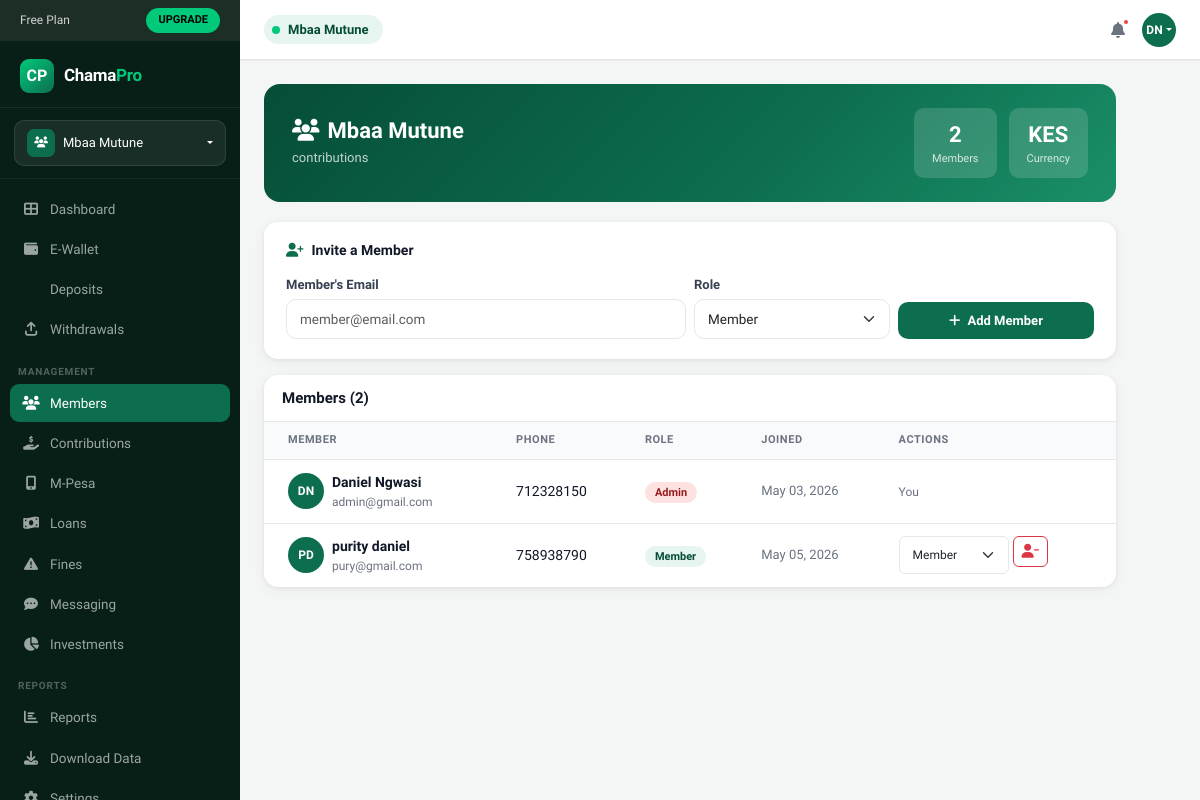
Page /chama/1/members/ (signed in) on the committed database.
### chamapro/models.py (models this page shows, shortened)
class Chama(models.Model):
    name                = models.CharField(max_length=255)
    description         = models.TextField(blank=True, null=True)
    created_by          = models.ForeignKey(
        'User', null=True, blank=True, on_delete=models.SET_NULL, related_name='created_chamas'
    )
    currency            = models.CharField(max_length=10, default='KES')
    contribution_amount = models.DecimalField(max_digits=12, decimal_places=2, default=0)
    contribution_day    = models.PositiveSmallIntegerField(default=5)
    meeting_day         = models.CharField(max_length=20, blank=True, null=True)
    max_members         = models.PositiveSmallIntegerField(default=10)
    late_penalty        = models.DecimalField(max_digits=5, decimal_places=2, default=5)
    loan_interest       = models.DecimalField(max_digits=5, decimal_places=2, default=10)
    settings            = models.JSONField(default=dict, blank=True)
    is_active           = models.BooleanField(default=True)
    created_at          = models.DateTimeField(auto_now_add=True)
    updated_at          = models.DateTimeField(auto_now=True)

class User(AbstractUser):
    phone = models.CharField(max_length=30, unique=True, null=True, blank=True)
    national_id   = models.CharField(max_length=20, blank=True, null=True)
    kra_pin       = models.CharField(max_length=20, blank=True, null=True)
    bio           = models.TextField(blank=True, null=True)
    occupation    = models.CharField(max_length=100, blank=True, null=True)
    location      = models.CharField(max_length=100, blank=True, null=True)
    avatar        = models.ImageField(upload_to='avatars/', blank=True, null=True)
    bank_name     = models.CharField(max_length=100, blank=True, null=True)
    bank_account  = models.CharField(max_length=30, blank=True, null=True)
    mpesa_number  = models.CharField(max_length=20, blank=True, null=True)
    KYC_CHOICES = [
        ('unverified', 'Unverified'),
        ('pending',    'Pending Review'),
        ('verified',   'Verified'),
    ]
    kyc_status = models.CharField(max_length=20, choices=KYC_CHOICES, default='unverified')

class Membership(models.Model):
    ROLE_CHOICES = [
        ('admin',     'Admin'),
        ('treasurer', 'Treasurer'),
        ('secretary', 'Secretary'),
        ('member',    'Member'),
    ]
    chama     = models.ForeignKey(Chama, on_delete=models.CASCADE, related_name='memberships')
    user      = models.ForeignKey('User', on_delete=models.CASCADE, related_name='memberships')
    role      = models.CharField(max_length=30, choices=ROLE_CHOICES, default='member')
    joined_at = models.DateTimeField(default=timezone.now)
    active    = models.BooleanField(default=True)
    class Meta:
        unique_together = ('chama', 'user')

### chamapro/views.py (the view)
# urls.py: path('chama/<int:chama_id>/members/', views.chama_members, name='chama_members'),
@login_required(login_url='login')
def chama_members(request, chama_id):
    chama       = get_object_or_404(Chama, id=chama_id)
    membership  = get_object_or_404(Membership, chama=chama, user=request.user, active=True)
    memberships = chama.memberships.filter(active=True).select_related('user').order_by('joined_at')
    return render(request, 'chama_members.html', {
        'chama':         chama,
        'memberships':   memberships,
        'my_membership': membership,
        'can_manage':    membership.role in ('admin', 'treasurer'),
    })

### chamapro/context_processors.py (called while the page is built)
def user_subscription(request):
    if request.user.is_authenticated:
        try:
            sub = request.user.subscription
        except Exception:
            sub = None
        return {'user_subscription': sub}
    return {'user_subscription': None}

def active_chama(request):
    if not request.user.is_authenticated:
        return {}
    active_chama_id = request.session.get('active_chama_id')
    membership = None
    if active_chama_id:
        membership = Membership.objects.filter(
            user=request.user,
            chama_id=active_chama_id,
            active=True
        ).select_related('chama').first()
    if not membership:
        membership = Membership.objects.filter(
            user=request.user,
            active=True
        ).select_related('chama').first()
    return {
        'chama': membership.chama if membership else None,
        'my_membership': membership,
    }

### chamapro/templates/chama_members.html (shortened to what this page needs)
{% extends 'base.html' %}
{% load humanize %}
{% block nav_members %}active{% endblock %}
{% block content %}
<div class="members-hero">
  <div>
    <h2><i class="fas fa-users me-2"></i>{{ chama.name }}</h2>
    <p>{{ chama.description|default:"monthly contributions" }}</p>
  </div>
  <div class="hero-stats">
    <div class="hero-stat">
      <div class="num">{{ memberships|length }}</div>
      <div class="lbl">Members</div>
    </div>
    <div class="hero-stat">
      <div class="num">{{ chama.currency }}</div>
      <div class="lbl">Currency</div>
    </div>
  </div>
</div>
{% if can_manage %}
<div class="invite-card">
  <h6><i class="fas fa-user-plus me-2" style="color:var(--brand);"></i>Invite a Member</h6>
  <form method="post" action="{% url 'member_invite' chama.id %}" class="row g-2 align-items-end">
    <div class="col-md-6">
      <label class="form-label">Member's Email</label>
      <input type="email" name="email" class="form-control" placeholder="member@email.com" required>
    </div>
    <div class="col-md-3">
      <label class="form-label">Role</label>
      <select name="role" class="form-select">
        <option value="member">Member</option>
      </select>
    </div>
    <div class="col-md-3">
      <button type="submit" class="btn-add w-100 justify-content-center">
        <i class="fas fa-plus"></i> Add Member
      </button>
    </div>
  </form>
</div>
{% endif %}
<div class="table-card">
  <div class="table-card-header">
    <h6>Members ({{ memberships|length }})</h6>
  </div>
  <div class="table-responsive">
    <table>
      <thead>
        <tr>
          <th class="ps-4">Member</th>
          <th>Phone</th>
          <th>Role</th>
          <th>Joined</th>
          {% if can_manage %}<th>Actions</th>{% endif %}
        </tr>
      </thead>
      <tbody>
        {% for m in memberships %}
        <tr>
          <td class="ps-4">
            <div class="d-flex align-items-center gap-2">
              <div class="avatar-sm">{{ m.user.first_name.0|upper }}{{ m.user.last_name.0|upper }}</div>
              <div>
                <div style="font-weight:600;font-size:14px;">{{ m.user.get_full_name|default:m.user.username }}</div>
                <div style="font-size:12px;color:var(--muted);">{{ m.user.email }}</div>
              </div>
            </div>
          </td>
          <td style="font-size:14px;">{{ m.user.phone|default:"—" }}</td>
          <td><span class="badge-role role-{{ m.role }}">{{ m.get_role_display }}</span></td>
          <td style="font-size:13px;color:var(--muted);">{{ m.joined_at|date:"M d, Y" }}</td>
          {% if can_manage %}
          <td>
            {% if m.user != request.user %}
            <div class="d-flex gap-1">
              <form method="post" action="{% url 'member_role_update' chama.id m.id %}" class="d-inline">
                <select name="role" onchange="this.form.submit()" class="form-select form-select-sm" style="width:110px;border-radius:6px;font-size:12px;">
                  <option value="member" {% if m.role == "member" %}selected{% endif %}>Member</option>
                </select>
              </form>
              <form method="post" action="{% url 'member_remove' chama.id m.id %}"
                    onsubmit="return confirm('Remove {{ m.user.get_full_name }} from {{ chama.name }}?')">
                <button type="submit" class="btn btn-sm btn-outline-danger" style="border-radius:6px;" title="Remove member">
                  <i class="fas fa-user-minus"></i>
                </button>
              </form>
            </div>
            {% else %}
            <span style="font-size:12px;color:var(--muted);">You</span>
            {% endif %}
          </td>
          {% endif %}
        </tr>
        {% empty %}
        <tr><td colspan="5" class="text-center py-4" style="color:var(--muted);">No members yet.</td></tr>
        {% endfor %}
      </tbody>
    </table>
  </div>
</div>
{% endblock %}

### chamapro/templates/base.html (shortened to what this page needs)
{% load static %}
{% load humanize %}
<!DOCTYPE html>
<html lang="en">
<head>
  <link href="https://cdn.jsdelivr.net/npm/bootstrap@5.3.2/dist/css/bootstrap.min.css" rel="stylesheet">
  <link rel="stylesheet" href="https://cdnjs.cloudflare.com/ajax/libs/font-awesome/6.4.2/css/all.min.css">
</head>
<body>
<aside class="sidebar">
  <div class="plan-banner">
    <span>Free Plan</span>
    <a href="{% url 'upgrade' %}" class="upgrade-btn">UPGRADE</a>
  </div>
  <div class="sidebar-logo">
    <div class="logo-icon">CP</div>
    <div class="logo-text">Chama<span>Pro</span></div>
  </div>
  <div class="chama-selector-wrap">
    <div class="dropdown">
      <div class="chama-btn dropdown-toggle" data-bs-toggle="dropdown">
        <div class="chama-icon"><i class="fas fa-users" style="font-size:11px;"></i></div>
        <span class="chama-name">{{ chama.name }}</span>
      </div>
    </div>
  </div>
  <nav style="flex:1;padding-bottom:8px;">
    <div class="nav-section">
      <div class="nav-item-wrap">
        <a href="{% url 'dashboard' %}" class="nav-link-cp {% block nav_dashboard %}{% endblock %}"><i class="fas fa-th-large"></i> Dashboard</a>
      </div>
      <div class="nav-item-wrap">
        <a href="{% url 'wallet_dashboard' chama.id %}" class="nav-link-cp {% block nav_wallet %}{% endblock %}"><i class="fas fa-wallet"></i> E-Wallet</a>
      </div>
      <div class="nav-item-wrap">
        <a href="{% url 'deposit_page' chama.id %}" class="nav-link-cp {% block nav_deposits %}{% endblock %}"> Deposits</a>
      </div>
      <div class="nav-item-wrap">
        <a href="{% url 'withdrawal_page' chama.id %}" class="nav-link-cp {% block nav_withdrawals %}{% endblock %}"><i class="fas fa-arrow-up-from-bracket"></i> Withdrawals</a>
      </div>
    </div>
    <div class="nav-section">
      <div class="nav-section-label">Management</div>
      <div class="nav-item-wrap">
        <a href="{% url 'chama_members' chama.id %}" class="nav-link-cp {% block nav_members %}{% endblock %}"><i class="fas fa-users"></i> Members</a>
      </div>
      <div class="nav-item-wrap">
        <a href="{% url 'contributions' chama.id %}" class="nav-link-cp {% block nav_contributions %}{% endblock %}"><i class="fas fa-hand-holding-dollar"></i> Contributions</a>
      </div>
      <div class="nav-item-wrap">
        <a href="{% url 'mpesa_transactions' chama.id %}" class="nav-link-cp {% block nav_mpesa %}{% endblock %}"><i class="fas fa-mobile-screen-button"></i> M-Pesa</a>
      </div>
      <div class="nav-item-wrap">
        <a href="{% url 'loans' chama.id %}" class="nav-link-cp {% block nav_loans %}{% endblock %}"><i class="fas fa-money-bill-wave"></i> Loans</a>
      </div>
      <div class="nav-item-wrap">
        <a href="{% url 'fines' chama.id %}" class="nav-link-cp {% block nav_fines %}{% endblock %}"><i class="fas fa-triangle-exclamation"></i> Fines</a>
      </div>
      <div class="nav-item-wrap">
        <a href="{% url 'messaging_hub' chama.id %}" class="nav-link-cp {% block nav_messaging %}{% endblock %}"><i class="fas fa-comment-dots"></i> Messaging</a>
      </div>
      <div class="nav-item-wrap">
        <a href="{% url 'investments:portfolio' chama.id %}" class="nav-link-cp {% block nav_investments %}{% endblock %}"><i class="fas fa-chart-pie"></i> Investments</a>
      </div>
    </div>
    <div class="nav-section">
      <div class="nav-section-label">Reports</div>
      <div class="nav-item-wrap">
        <a href="{% url 'reports' chama.id %}" class="nav-link-cp {% block nav_reports %}{% endblock %}"><i class="fas fa-chart-bar"></i> Reports</a>
      </div>
      <div class="nav-item-wrap">
        <a href="{% url 'export_report_excel' chama.id %}" class="nav-link-cp"><i class="fas fa-download"></i> Download Data</a>
      </div>
      <div class="nav-item-wrap">
        <a href="{% url 'chama_settings' chama.id %}" class="nav-link-cp {% block nav_settings %}{% endblock %}">
          <i class="fas fa-cog"></i> Settings
        </a>
      </div>
    </div>
  </nav>
</aside>
<header class="topbar">
  <div class="topbar-group-badge">
    <div class="dot"></div>
    <span>{{ chama.name|truncatechars:25 }}</span>
  </div>
  <div class="topbar-right">
    <button class="topbar-icon-btn"><i class="fas fa-bell"></i><div class="notif-dot"></div></button>
    <div class="dropdown">
      <div class="topbar-avatar dropdown-toggle" data-bs-toggle="dropdown">
        {{ user.first_name.0|upper }}{{ user.last_name.0|upper }}
      </div>
    </div>
  </div>
</header>
<div class="main-wrap">
  <div class="main-content">
    {% block content %}{% endblock %}
  </div>
</div>
</body>
</html>

### rows in the picture
Chama: name "Mbaa Mutune", description "contributions", currency "KES"
User: first_name.0 "D", last_name.0 "N"
Membership: user.first_name.0 "D", user.last_name.0 "N", user.get_full_name "Daniel Ngwasi", user.email "admin@gmail.com", user.phone "712328150", role "Admin", joined_at "May 03, 2026", shows "You"
Membership: user.first_name.0 "P", user.last_name.0 "D", user.get_full_name "purity daniel", user.email "pury@gmail.com", user.phone "758938790", role "Member", joined_at "May 05, 2026"

### other values in the picture
{{ memberships|length }} "2"
